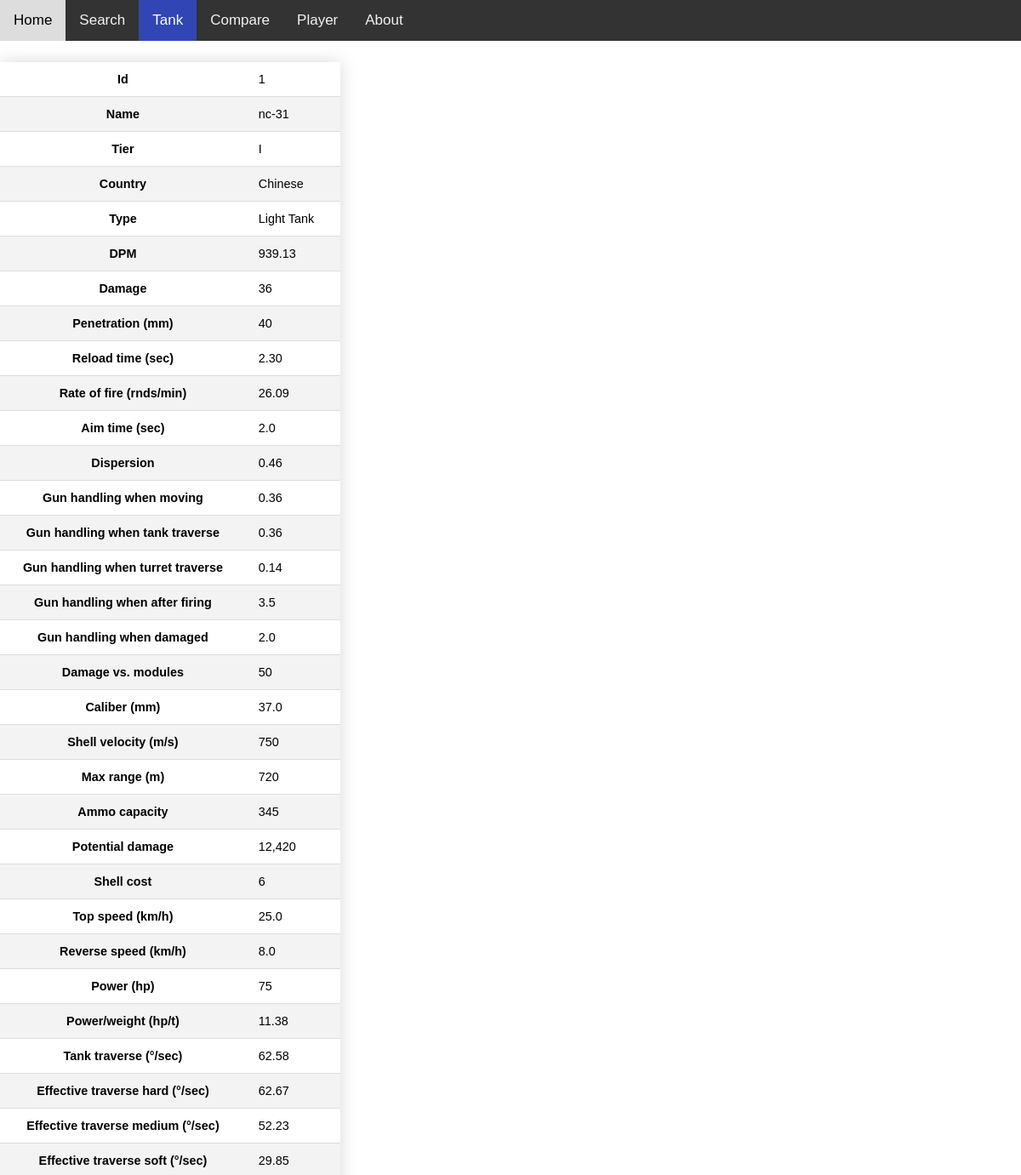
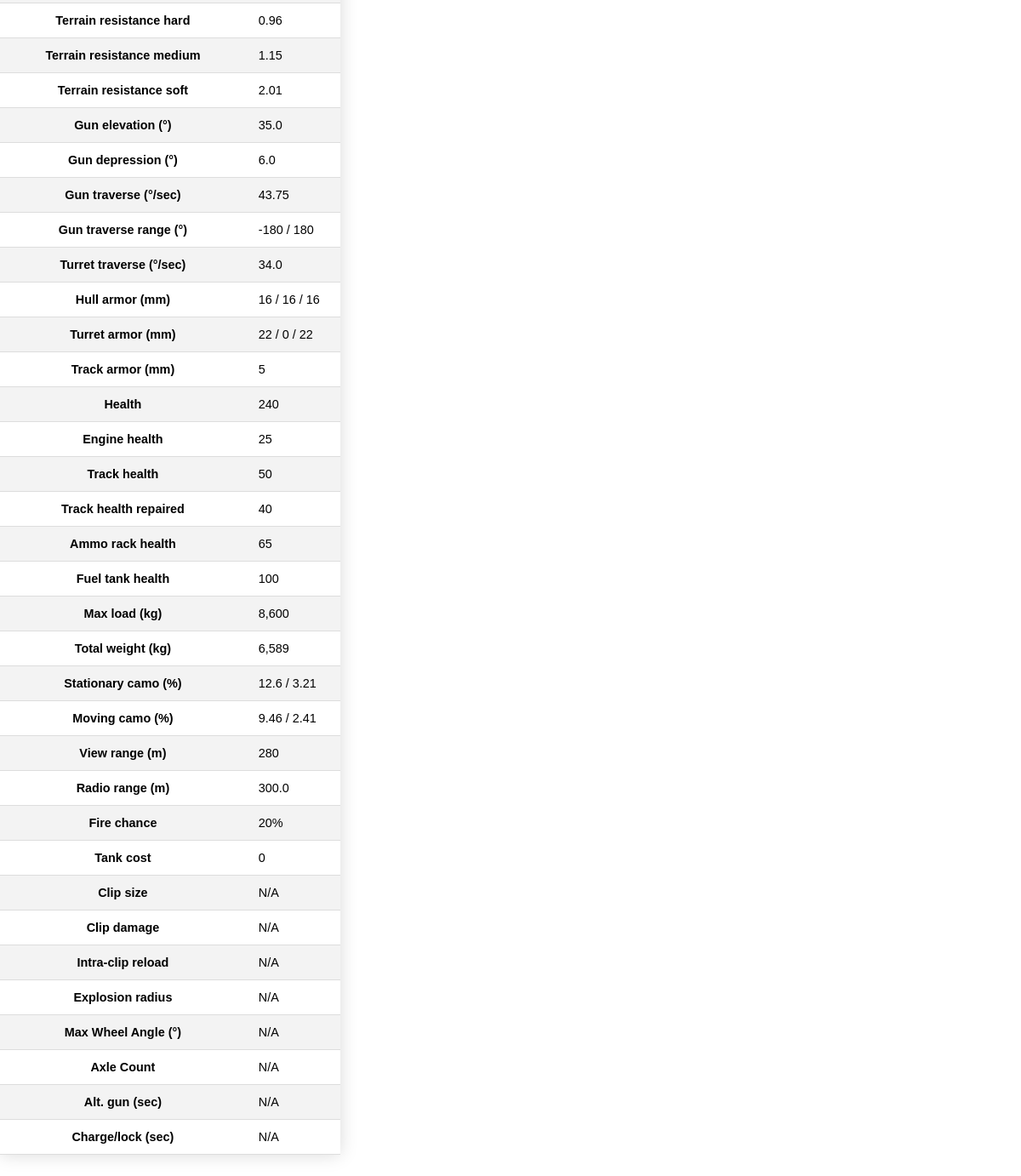
The app's page /tank/nc-31 with its own data (2 pictures, top to bottom).
### tables this page shows
CREATE TABLE "Tanks" (
            "Id"	INTEGER PRIMARY KEY,
            "Name"	TEXT,
            "TierId"	INTEGER NOT NULL,
            "CountryId"	INTEGER NOT NULL,
            "TypeId"	INTEGER NOT NULL,
            "DPM"	TEXT,
            "Damage"	TEXT,
            "Penetration (mm)"	INTEGER,
            "Reload time (sec)"	TEXT,
            "Rate of fire (rnds/min)"	REAL,
            "Aim time (sec)"	REAL,
            "Dispersion"	REAL,
            "Gun handling when moving"	REAL,
            "Gun handling when tank traverse"	REAL,
            "Gun handling when turret traverse"	REAL,
            "Gun handling when after firing"	REAL,
            "Gun handling when damaged"	REAL,
            "Damage vs. modules"	INTEGER,
            "Caliber (mm)"	REAL,
            "Shell velocity (m/s)"	TEXT,
            "Max range (m)"	TEXT,
            "Ammo capacity"	INTEGER,
            "Potential damage"	TEXT,
            "Shell cost"	TEXT,
            "Top speed (km/h)"	REAL,
            "Reverse speed (km/h)"	REAL,
            "Power (hp)"	TEXT,
            "Power/weight (hp/t)"	REAL,
            "Tank traverse (°/sec)"	REAL,
            "Effective traverse hard (°/sec)"	REAL,
            "Effective traverse medium (°/sec)"	REAL,
            "Effective traverse soft (°/sec)"	REAL,
            "Terrain resistance hard"	REAL,
            "Terrain resistance medium"	REAL,
            "Terrain resistance soft"	REAL,
            "Gun elevation (°)"	REAL,
            "Gun depression (°)"	REAL,
            "Gun traverse (°/sec)"	REAL,
            "Gun traverse range (°)"	TEXT,
            "Turret traverse (°/sec)"	REAL,
            "Hull armor (mm)"	TEXT,
            "Turret armor (mm)"	TEXT,
            "Track armor (mm)"	INTEGER,
            "Health"	TEXT,
            "Engine health"	INTEGER,
            "Track health"	INTEGER,
            "Track health repaired"	INTEGER,
            "Ammo rack health"	INTEGER,
            "Fuel tank health"	INTEGER,
            "Max load (kg)"	TEXT,
            "Total weight (kg)"	TEXT,
            "Stationary camo (%)"	TEXT,
            "Moving camo (%)"	TEXT,
            "View range (m)"	INTEGER,
            "Radio range (m)"	REAL,
            "Fire chance"	TEXT,
            "Tank cost"	TEXT,
            "Clip size"	REAL,
            "Clip damage"	TEXT,
            "Intra-clip reload"	REAL,
            "Explosion radius"	REAL,
            "Max Wheel Angle (°)"	REAL,
            "Axle Count"	REAL,
            "Alt. gun (sec)"	REAL,
            "Charge/lock (sec)"	TEXT,
            FOREIGN KEY("CountryId") REFERENCES "Countries"("Id"),
	        FOREIGN KEY("TypeId") REFERENCES "Types"("Id"),
	        FOREIGN KEY("TierId") REFERENCES "Tiers"("Id")
        );

CREATE TABLE 'Countries'(
            'Id' INTEGER PRIMARY KEY AUTOINCREMENT,
            'Name' TEXT NOT NULL
        );

CREATE TABLE 'Types'(
            'Id' INTEGER PRIMARY KEY AUTOINCREMENT,
            'Name' TEXT NOT NULL
        );

### app.py (the view)
@app.route('/tank/<name>')
def tank_name(name):
    tank = get_tank_by_name(name)
    if not tank:
        return render_template('tank_no_results.html')
    print(tank)
    tags = get_tags_from_name(name)
    tank = list(tank[0])
    tank[2] = tags[0]
    tank[3] = tags[1]
    tank[4] = tags[2]
    for i in range(len(tank)):
            if tank[i] == '':
                tank[i] = 'N/A'
    T = []
    T.append(tank)
    row_len = [i for i in range(len(T))]
    column = get_column()
    col_len = [i for i in range(len(column))]
    return render_template('tank_results.html',tank = T, column = column, col_len = col_len, row_len = row_len)

### app.py (called while the page is built)
def make_query_with_db(query):
    connection = sqlite3.connect('tank_stats.sqlite')
    cursor = connection.cursor()
    result = cursor.execute(query).fetchall()
    connection.close()
    return result

def get_tank_by_name(name):
    query = f"SELECT Tanks.* from Tanks where Tanks.Name = '{name}'"
    tank = make_query_with_db(query)
    return tank

def get_column():
    connection = sqlite3.connect('tank_stats.sqlite')
    cursor = connection.execute('select * from Tanks')
    columns = [description[0] for description in cursor.description]
    connection.close()
    columns[2] = "Tier"
    columns[3] = "Country"
    columns[4] = "Type"
    return columns

def get_tags_from_name(name):
    query = f"SELECT Tiers.Name, Countries.Name, Types.Name FROM Tanks,Tiers,Countries,Types where Tanks.name = '{name}' and Tanks.CountryId = Countries.Id and Tanks.TypeId = Types.Id and Tanks.TierId = Tiers.Id"
    tags = make_query_with_db(query)
    return tags[0]

### templates/tank_results.html (shortened to what this page needs)
 <!DOCTYPE html>
 <html lang="en">
 <head>
 </head>
 <body>
     <div class="topnav">
         <a href="/">Home</a>
         <a href="/search">Search</a>
         <a class="active" href="/tank">Tank</a>
         <a href="/compare">Compare</a>
         <a href="/player">Player</a>
         <a href="/about">About</a>
     </div>
 <table class = "styled-table">
     {% for i in col_len %}
     <tr>
         <th>{{column[i]}}</th>
         {% for j in row_len %}
         <td>{{tank[j][i]}}</td>
         {% endfor %}
     </tr>
     {% endfor %}
 </table>
 </body>
 </html>

### templates/tank_results.html (style rules this page uses)
.styled-table { border-collapse: collapse; margin: 25px 0; font-size: 0.9em; font-family: sans-serif; min-width: 400px; box-shadow: 0 0 20px rgba(0, 0, 0, 0.15); }
.styled-table th,.styled-table td { padding: 12px 15px; }
.styled-table tbody tr { border-bottom: 1px solid #dddddd; }
.styled-table tbody tr:nth-of-type(even) { background-color: #f3f3f3; }
body { margin: 0; font-family: Arial, Helvetica, sans-serif; }
.topnav { background-color: #333; overflow: hidden; }
.topnav a { float: left; color: #f2f2f2; text-align: center; padding: 14px 16px; text-decoration: none; font-size: 17px; }
.topnav a.active { background-color: #3145b4; color: white; }

### records on screen
Tanks: Name "nc-31" "939.13" "36" "2.30" "26.09" "2.0" "0.46" "0.36" "0.36" "0.14" "3.5" "2.0" "37.0" "750" "720" "345" "12,420" "25.0" "8.0" "75" "11.38" "62.58" "62.67" "52.23" "29.85" "0.96" "1.15" "2.01" "35.0" "6.0" "43.75" "-180 / 180" "34.0" "16 / 16 / 16" "22 / 0 / 22" "240" "8,600" "6,589" "12.6 / 3.21" "9.46 / 2.41" "280" "300.0" "20%"
Countries: Name "Chinese"
Types: Name "Light Tank"

### other values on screen
{{ column[i] }} "Id" "Name" "Tier" "Country" "Type" "DPM" "Damage" "Penetration (mm)" "Reload time (sec)" "Rate of fire (rnds/min)" "Aim time (sec)" "Dispersion" "Gun handling when moving" "Gun handling when tank traverse" "Gun handling when turret traverse" "Gun handling when after firing" "Gun handling when damaged" "Damage vs. modules" "Caliber (mm)" "Shell velocity (m/s)" "Max range (m)" "Ammo capacity" "Potential damage" "Shell cost" "Top speed (km/h)" "Reverse speed (km/h)" "Power (hp)" "Power/weight (hp/t)" "Tank traverse (°/sec)" "Effective traverse hard (°/sec)" "Effective traverse medium (°/sec)" "Effective traverse soft (°/sec)" "Terrain resistance hard" "Terrain resistance medium" "Terrain resistance soft" "Gun elevation (°)" "Gun depression (°)" "Gun traverse (°/sec)" "Gun traverse range (°)" "Turret traverse (°/sec)" "Hull armor (mm)" "Turret armor (mm)" "Track armor (mm)" "Health" "Engine health" "Track health" "Track health repaired" "Ammo rack health" "Fuel tank health" "Max load (kg)" "Total weight (kg)" "Stationary camo (%)" "Moving camo (%)" "View range (m)" "Radio range (m)" "Fire chance" "Tank cost" "Clip size" "Clip damage" "Intra-clip reload" "Explosion radius" "Max Wheel Angle (°)" "Axle Count" "Alt. gun (sec)" "Charge/lock (sec)"
{{ tank[j][i] }} "1" "I" "40" "50" "6" "5" "25" "50" "40" "65" "100" "0" "N/A" "N/A" "N/A" "N/A" "N/A" "N/A" "N/A" "N/A"
